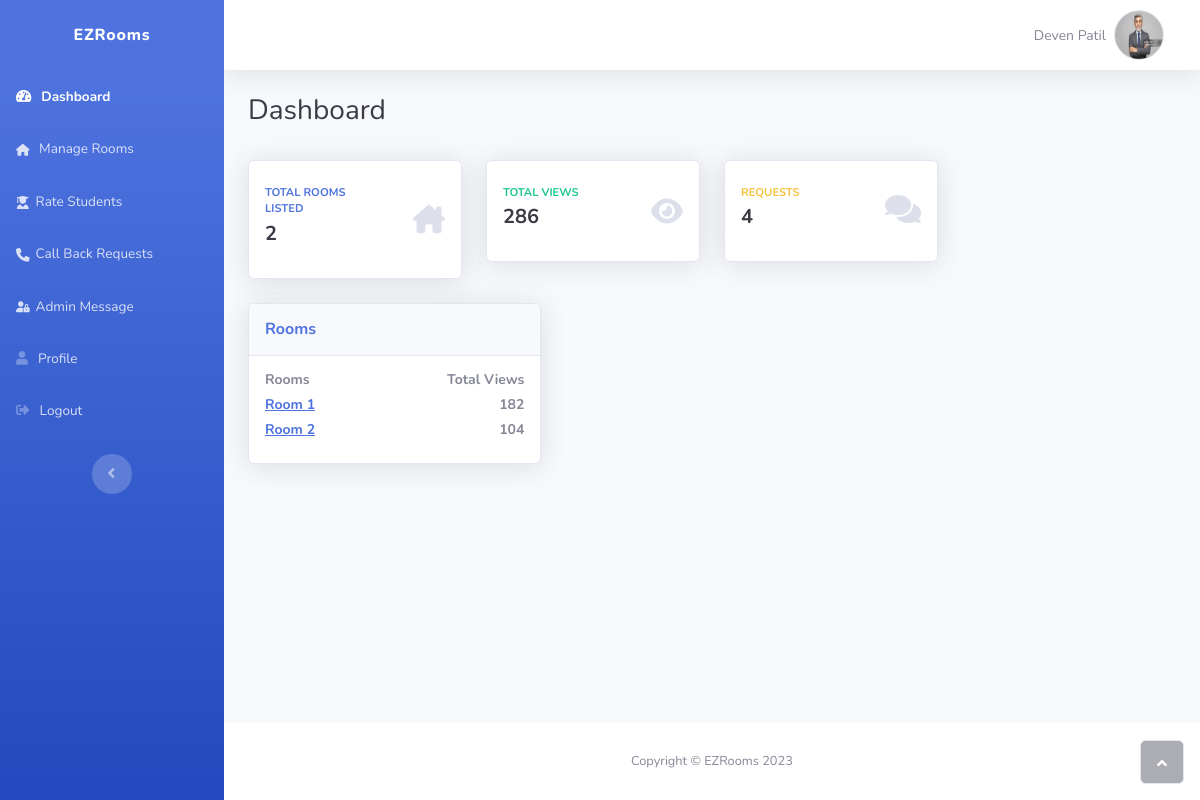
Screenshot of /Users/Room Owner/index.php (signed in) with the database file from the repository.
### tables this page shows
CREATE TABLE `owners` (
  `owner_id` varchar(36) NOT NULL,
  `owner_photo` varchar(500) NOT NULL,
  `owner_fname` varchar(20) NOT NULL,
  `owner_lname` varchar(20) NOT NULL,
  `owner_phno` varchar(11) NOT NULL,
  `owner_email` varchar(60) NOT NULL,
  `owner_username` varchar(30) NOT NULL,
  `owner_password` varchar(30) NOT NULL,
  `acs_date` date NOT NULL DEFAULT current_timestamp()
);

CREATE TABLE `rooms` (
  `room_id` varchar(36) NOT NULL,
  `owner_id` varchar(36) NOT NULL,
  `room_upload_date` date NOT NULL DEFAULT current_timestamp(),
  `room_gender` varchar(50) NOT NULL,
  `room_rent` varchar(10) NOT NULL,
  `room_add` varchar(500) NOT NULL,
  `room_status` varchar(20) NOT NULL,
  `room_available_date` date NOT NULL,
  `room_type` varchar(12) NOT NULL,
  `room_beds` int(11) NOT NULL,
  `room_lat` varchar(200) NOT NULL,
  `room_lng` varchar(200) NOT NULL,
  `room_am` varchar(1024) NOT NULL,
  `room_tnc` varchar(1024) NOT NULL,
  `room_views` int(11) NOT NULL
);

### Users/Room Owner/index.php (the view, shortened to what this page needs)
<!DOCTYPE html>
<html lang="en">
<head>
    <link rel="stylesheet" href="assets/bootstrap/css/bootstrap.min.css?h=cb606d99bb2418df19b6bc818b41e412">
    <link rel="stylesheet" href="https://use.fontawesome.com/releases/v5.12.0/css/all.css">
</head>
<body id="page-top">
    <div id="wrapper">
        <nav class="navbar navbar-dark align-items-start sidebar sidebar-dark accordion bg-gradient-primary p-0">
            <div class="container-fluid d-flex flex-column p-0">
                <a class="navbar-brand d-flex justify-content-center align-items-center sidebar-brand m-0" href="#">
                    <div class="sidebar-brand-text mx-3"><span class="text-capitalize">EZRooms</span></div>
                </a>
                <ul class="navbar-nav text-light" id="accordionSidebar">
                    <li class="nav-item"><a class="nav-link active" href="index.php"><i
                                class="fas fa-tachometer-alt"></i><span
                                style="margin: -2px;margin-left: 6px;">Dashboard</span></a></li>
                    <li class="nav-item"><a class="nav-link" href="manage%20room.php">
                            <span style="margin: -2px;margin-left: 6px;">Manage Rooms</span></a>
                        <a class="nav-link" href="rate_students.php">
                            <span style="margin: -2px;margin-left: 6px;">Rate Students</span></a>
                    </li>
                    <li class="nav-item"><a class="nav-link" href="call%20back%20req.php"><span style="margin: -2px;margin-left: 6px;">Call Back Requests</span></a></li>
                    <li class="nav-item"><a class="nav-link" href="message.php"><span style="margin: -2px;margin-left: 6px;">Admin Message</span></a>
                            <a
                            class="nav-link" href="profile.php"><i class="fas fa-user"></i><span
                                style="margin: -2px;margin-left: 6px;">Profile</span></a>
                            <a
                            class="nav-link" href="logout.php"><i class="fas fa-sign-out-alt"></i><span
                                style="margin: -2px;margin-left: 6px;">Logout</span></a>
                            </li>
                </ul>
                <div class="text-center d-none d-md-inline"><button class="btn rounded-circle border-0"
                        id="sidebarToggle" type="button"></button></div>
            </div>
        </nav>
        <div class="d-flex flex-column" id="content-wrapper">
            <div id="content">
                <nav class="navbar navbar-light navbar-expand bg-white shadow mb-4 topbar static-top">
                    <div class="container-fluid">
                        <ul class="navbar-nav flex-nowrap ms-auto">
                            <?php
                            $owner_id = $_SESSION['user_id'];
                            include("../connection.php");
                            $sql = "SELECT owner_fname, owner_lname, owner_photo FROM owners WHERE owner_id = '$owner_id'";
                            $result = mysqli_query($conn, $sql);
                            if ($result) {
                                if ($result->num_rows == 1) {
                                    $owner = mysqli_fetch_assoc($result);
                                    $owner_username = $owner['owner_fname'] . " " . $owner['owner_lname'];
                                    $owner_photo = $owner['owner_photo'];
                                } else {
                                    $owner_username = 'N/A';
                                    $owner_photo = 'https://shorturl.at/ptQS8';
                                }
                            } else {
                                $owner_username = 'N/A';
                                $owner_photo = 'https://shorturl.at/ptQS8';
                            }
                            ?>
                            <li class="nav-item dropdown no-arrow">
                                <div class="nav-item dropdown no-arrow">
                                    <a class="dropdown-toggle nav-link" aria-expanded="false" data-bs-toggle="dropdown"
                                        href="#">
                                        <span class="d-none d-lg-inline me-2 text-gray-600 small">
                                            <?php echo $owner_username; ?>
                                        </span>
                                        <img class="border rounded-circle img-profile"
                                            src="<?php echo $owner_photo; ?>" style="height:50px; width:50px;">
                                    </a>
                                </div>
                            </li>
                        </ul>
                    </div>
                </nav>
                <div class="container-fluid">
                    <div class="d-sm-flex justify-content-between align-items-center mb-4">
                        <h3 class="text-dark mb-0">Dashboard</h3>
                    </div>
                    <?php
                    include '../connection.php';
                    $user_id = $_SESSION['user_id'];
                    $sql = "SELECT COUNT(*) AS total_rooms FROM rooms WHERE owner_id = '$user_id'";
                    $result = mysqli_query($conn, $sql);
                    if ($result) {
                        $row = mysqli_fetch_assoc($result);
                        $total_rooms = $row['total_rooms'];
                    } else {
                        echo "Error: " . mysqli_error($conn);
                    }
                    $sqlForViews = "SELECT SUM(room_views) AS total_views FROM rooms WHERE owner_id = '$user_id'";
                    $resultForViews = mysqli_query($conn, $sqlForViews);
                    if ($resultForViews) {
                        $row = mysqli_fetch_assoc($resultForViews);
                        $totalViews = $row['total_views'];
                    } else {
                        echo "Error: " . mysqli_error($conn);
                    }
                    $sqlForReq = "SELECT COUNT(*) AS total_request FROM request_call WHERE owner_id = '$user_id'";
                    $resultForReq = mysqli_query($conn, $sqlForReq);
                    if ($resultForReq) {
                        $row = mysqli_fetch_assoc($resultForReq);
                        $totalReq = $row['total_request'];
                    } else {
                        echo "Error: " . mysqli_error($conn);
                    }
                    ?>
                    <div class="row">
                        <div class="col-md-6 col-xl-3 mb-4">
                            <div class="card shadow border-start-primary py-2">
                                <div class="card-body">
                                    <div class="row align-items-center no-gutters">
                                        <div class="col me-2">
                                            <div class="text-uppercase text-primary fw-bold text-xs mb-1">
                                                <span>Total
                                                    Rooms listed</span>
                                            </div>
                                            <div class="text-dark fw-bold h5 mb-0"><span>
                                                    <?php echo $total_rooms; ?>
                                                </span></div>
                                        </div>
                                        <div class="col-auto"></div>
                                    </div>
                                </div>
                            </div>
                        </div>
                        <div class="col-md-6 col-xl-3 mb-4">
                            <div class="card shadow border-start-success py-2">
                                <div class="card-body">
                                    <div class="row align-items-center no-gutters">
                                        <div class="col me-2">
                                            <div class="text-uppercase text-success fw-bold text-xs mb-1">
                                                <span>Total
                                                    Views</span>
                                            </div>
                                            <div class="text-dark fw-bold h5 mb-0"><span>
                                                    <?php echo $totalViews; ?>
                                                </span></div>
                                        </div>
                                        <div class="col-auto"></div>
                                    </div>
                                </div>
                            </div>
                        </div>
                        <div class="col-md-6 col-xl-3 mb-4">
                            <div class="card shadow border-start-warning py-2">
                                <div class="card-body">
                                    <div class="row align-items-center no-gutters">
                                        <div class="col me-2">
                                            <div class="text-uppercase text-warning fw-bold text-xs mb-1">
                                                <span>Requests</span>
                                            </div>
                                            <div class="text-dark fw-bold h5 mb-0"><span>
                                                    <?php echo $totalReq; ?>
                                                </span></div>
                                        </div>
                                        <div class="col-auto"><i class="fas fa-comments fa-2x text-gray-300"></i>
                                        </div>
                                    </div>
                                </div>
                            </div>
                        </div>
                    </div>
                    <div class="row">
                        <div class="col-lg-5 col-xl-4">
                            <div class="card shadow mb-4">
                                <div class="card-header py-3">
                                    <h6 class="text-primary fw-bold m-0">Rooms</h6>
                                </div>
                                <div class="card-body">
                                    <h4 class="small fw-bold">Rooms<span class="float-end">Total Views</span></h4>
                                    <?php
                                    $user_id = $_SESSION['user_id'];
                                    $sql = "SELECT room_id, room_views FROM rooms WHERE owner_id = '$user_id'";
                                    $result = mysqli_query($conn, $sql);
                                    if ($result) {
                                        $i = 1;
                                        while ($row = mysqli_fetch_assoc($result)) {
                                            $room_id = $row['room_id'];
                                            $room_views = $row['room_views'];
                                            echo "<h4 class='small fw-bold'>";
                                            echo "<a href='room.php?room_id=$room_id'>Room $i</a>";
                                            $i++;
                                            echo "<span class='float-end'>$room_views</span></h4>";
                                        }
                                    } else {
                                        echo "Error: " . mysqli_error($conn);
                                    }
                                    ?>
                                </div>
                            </div>
                        </div>
                    </div>
                </div>
            </div>
            <footer class="bg-white sticky-footer">
                <div class="container my-auto">
                    <div class="text-center my-auto copyright"><span>Copyright © EZRooms 2023</span></div>
                </div>
            </footer>
        </div><a class="border rounded d-inline scroll-to-top" href="#page-top"><i class="fas fa-angle-up"></i></a>
    </div>
</body>
</html>

### rows the page displays
owners: owner_username "Deven Patil", owner_photo (picture)
rooms: room_views "182"
rooms: room_views "104"

### other values shown
$total_rooms "2"
$totalViews "286"
$totalReq "4"
